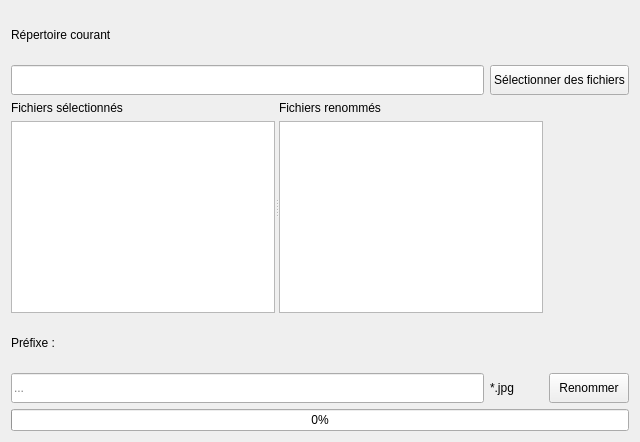
<?xml version="1.0" encoding="UTF-8"?>
<ui version="4.0">
 <class>Window</class>
 <widget class="QWidget" name="Window">
  <property name="geometry">
   <rect>
    <x>0</x>
    <y>0</y>
    <width>640</width>
    <height>442</height>
   </rect>
  </property>
  <property name="windowTitle">
   <string>Form</string>
  </property>
  <layout class="QGridLayout" name="gridLayout">
   <item row="0" column="0">
    <widget class="QLabel" name="label">
     <property name="minimumSize">
      <size>
       <width>0</width>
       <height>15</height>
      </size>
     </property>
     <property name="text">
      <string>Répertoire courant</string>
     </property>
    </widget>
   </item>
   <item row="1" column="0">
    <widget class="QLineEdit" name="dirEdit">
     <property name="minimumSize">
      <size>
       <width>0</width>
       <height>30</height>
      </size>
     </property>
     <property name="maximumSize">
      <size>
       <width>16777215</width>
       <height>30</height>
      </size>
     </property>
     <property name="readOnly">
      <bool>true</bool>
     </property>
    </widget>
   </item>
   <item row="1" column="1" colspan="2">
    <widget class="QPushButton" name="loadFilesButton">
     <property name="minimumSize">
      <size>
       <width>0</width>
       <height>30</height>
      </size>
     </property>
     <property name="maximumSize">
      <size>
       <width>16777215</width>
       <height>30</height>
      </size>
     </property>
     <property name="text">
      <string>Sélectionner des fichiers</string>
     </property>
    </widget>
   </item>
   <item row="2" column="0" colspan="2">
    <widget class="QSplitter" name="splitter">
     <property name="orientation">
      <enum>Qt::Horizontal</enum>
     </property>
     <widget class="QWidget" name="">
      <layout class="QVBoxLayout" name="verticalLayout_2">
       <item>
        <widget class="QLabel" name="label_2">
         <property name="styleSheet">
          <string notr="true">font: 700 9pt &quot;Segoe UI&quot;;</string>
         </property>
         <property name="text">
          <string>Fichiers sélectionnés</string>
         </property>
        </widget>
       </item>
       <item>
        <widget class="QListWidget" name="srcFileList"/>
       </item>
      </layout>
     </widget>
     <widget class="QWidget" name="">
      <layout class="QVBoxLayout" name="verticalLayout">
       <item>
        <widget class="QLabel" name="label_3">
         <property name="styleSheet">
          <string notr="true">font: 700 9pt &quot;Segoe UI&quot;;</string>
         </property>
         <property name="text">
          <string>Fichiers renommés</string>
         </property>
        </widget>
       </item>
       <item>
        <widget class="QListWidget" name="dstFileList"/>
       </item>
      </layout>
     </widget>
    </widget>
   </item>
   <item row="3" column="0">
    <widget class="QLabel" name="label_4">
     <property name="minimumSize">
      <size>
       <width>0</width>
       <height>15</height>
      </size>
     </property>
     <property name="text">
      <string>Préfixe :</string>
     </property>
    </widget>
   </item>
   <item row="4" column="0">
    <widget class="QLineEdit" name="prefixEdit">
     <property name="minimumSize">
      <size>
       <width>0</width>
       <height>30</height>
      </size>
     </property>
     <property name="maximumSize">
      <size>
       <width>16777215</width>
       <height>30</height>
      </size>
     </property>
     <property name="placeholderText">
      <string>...</string>
     </property>
    </widget>
   </item>
   <item row="4" column="2">
    <widget class="QPushButton" name="renameFilesButton">
     <property name="minimumSize">
      <size>
       <width>0</width>
       <height>30</height>
      </size>
     </property>
     <property name="maximumSize">
      <size>
       <width>16777215</width>
       <height>30</height>
      </size>
     </property>
     <property name="text">
      <string>Renommer</string>
     </property>
    </widget>
   </item>
   <item row="5" column="0" colspan="3">
    <widget class="QProgressBar" name="progressBar">
     <property name="value">
      <number>0</number>
     </property>
    </widget>
   </item>
   <item row="4" column="1">
    <widget class="QLabel" name="extensionLabel">
     <property name="text">
      <string>*.jpg</string>
     </property>
    </widget>
   </item>
  </layout>
 </widget>
 <resources/>
 <connections/>
</ui>
